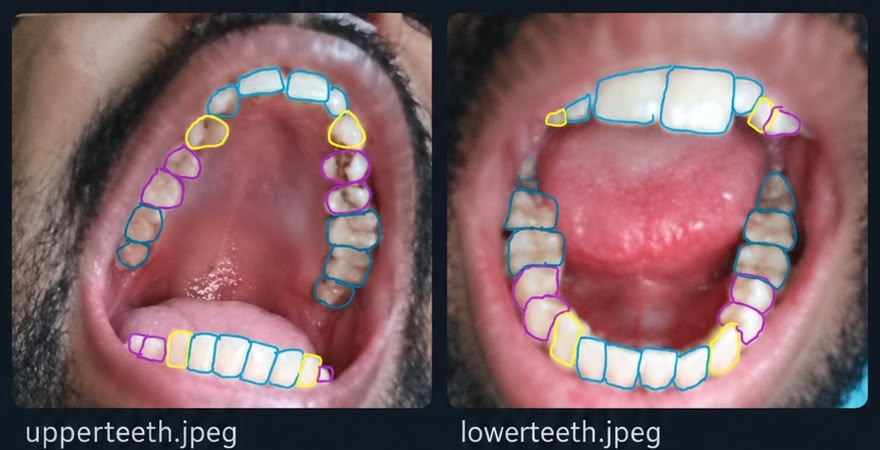
#> input picture photo_area.jpg, 880 x 450 px
$ python evaluate_photo_area.py
#> lines starting #> are read from the running program, lines starting #| are printed output that depends on the picture; after the words box and inside, x2 and y2 are one past the last pixel; in counts of white or black regions, pixels touching at a corner belong together
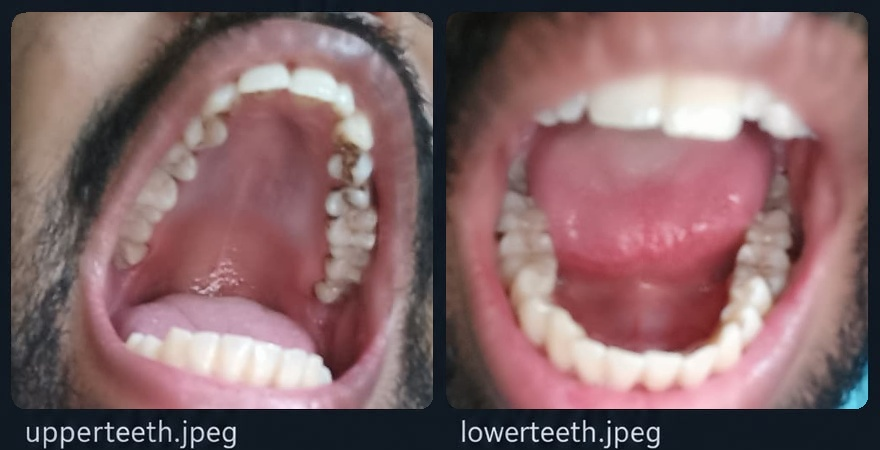
#> input picture photo_area_clean.jpg, 880 x 450 px
#> in main, annotated is the input picture: shape (450, 880, 3); mean B, G, R 101.3, 97.2, 129.3
#> in main, clean is the input picture: shape (450, 880, 3); mean B, G, R 104.8, 102.4, 132.5
#!/usr/bin/env python3
"""Compare the shipped tooth detector to photo_area.jpg's hand-drawn regions.

Run from any directory: python3 tools/evaluate_photo_area.py
Requires numpy, opencv-python and the app's installed Node dependencies.
This extraction profile is specific to the supplied 880x450 image pair.
"""
import argparse
import hashlib
import json
from pathlib import Path
import subprocess

import cv2
import numpy as np

ROOT = Path(__file__).resolve().parents[1]
# Fixed mouth rectangles selected by inspecting the clean photo, not predictions.
# Coordinates are x, y, width, height in the original 880x450 image.
CROPS = {"left": (105, 52, 280, 341), "right": (495, 55, 312, 340)}
CARDS = {"left": (11, 13, 421, 396), "right": (447, 13, 421, 396)}


def region_mask(shape, rectangles):
    mask = np.zeros(shape, np.uint8)
    for x, y, w, h in rectangles:
        mask[y:y+h, x:x+w] = 255
    return mask


def extract_ground_truth(annotated):
    """Fill colored outlines, then extend interiors one pixel toward stroke centers.

    No model output or existing GT JSON is used. The colored strokes themselves
    are not the foreground target. Local closing repairs JPEG/color-mask gaps.
    """
    hsv = cv2.cvtColor(annotated, cv2.COLOR_BGR2HSV)
#> hsv: shape (450, 880, 3); mean H, S, V 101.6, 88.4, 135.1
    h, s, v = cv2.split(hsv)
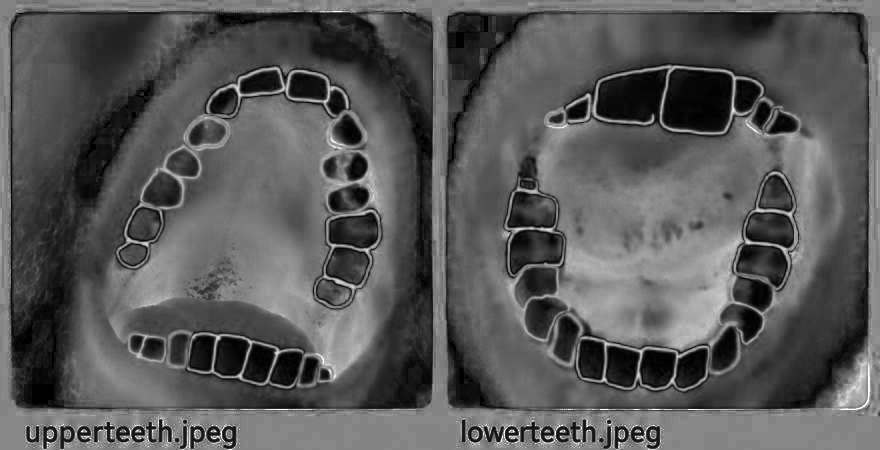
#> s: shape (450, 880); min 0, max 255, mean 88.4
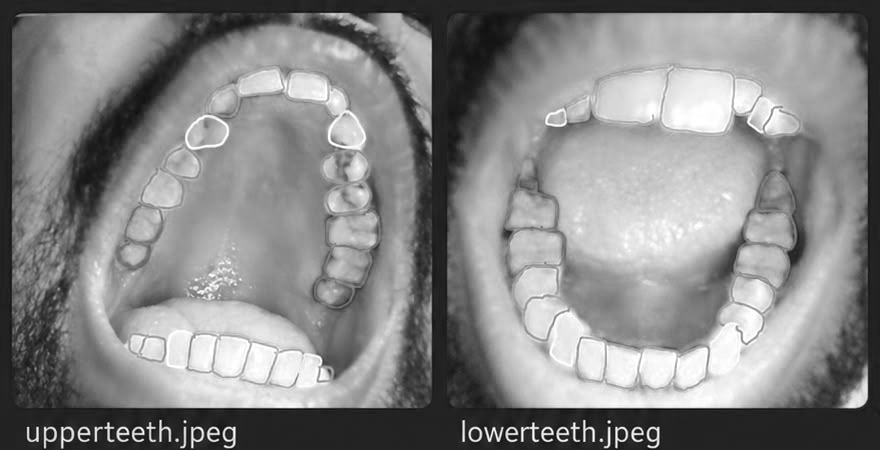
#> v: shape (450, 880); min 6, max 255, mean 135.1
    colors = (((h > 80) & (h < 110) & (s > 55)) |
              ((h > 130) & (h < 165) & (s > 60)) |
              ((h > 22) & (h < 40) & (s > 60) & (v > 140)))
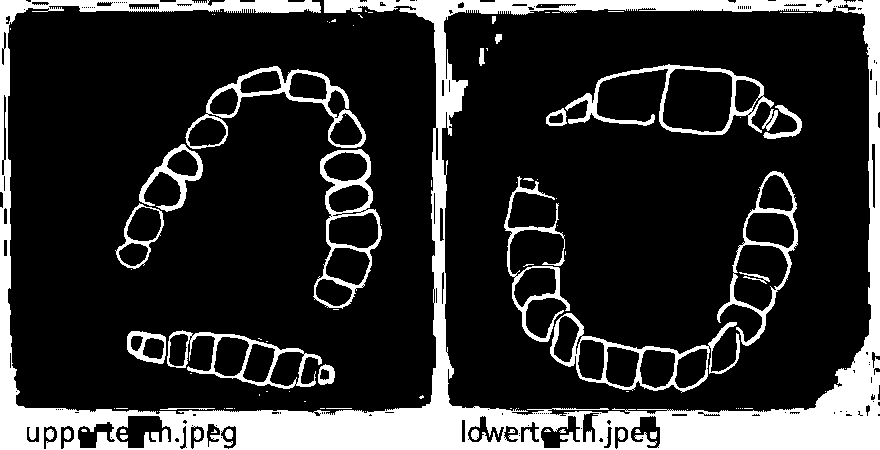
#> colors: shape (450, 880) bool; 18.4% white; 98 white regions (65 under 20 px), largest, box (x1, y1, x2, y2) and area: (0, 0, 880, 450) 54152, (565, 64, 774, 135) 2400, (550, 313, 740, 393) 2371
    # Exclude turquoise card edges, title text and other non-annotation colors.
    allowed = region_mask(h.shape, [(110, 55, 282, 342), (495, 55, 315, 342)]) > 0
    strokes = (colors & allowed).astype(np.uint8) * 255
#> strokes: shape (450, 880); 4.5% white; 35 white regions (19 under 20 px), largest, box (x1, y1, x2, y2) and area: (565, 64, 774, 135) 2400, (550, 313, 740, 393) 2371, (185, 66, 366, 149) 2288
    repaired = strokes.copy()
    # Visible purple/yellow boundary junction has a gap: explicit, auditable repair.
    cv2.line(repaired, (716, 325), (726, 325), 255, 2)
#> repaired: shape (450, 880); 4.5% white; 35 white regions (19 under 20 px), largest, box (x1, y1, x2, y2) and area: (565, 64, 774, 135) 2400, (550, 313, 740, 393) 2399, (185, 66, 366, 149) 2288
    closed = cv2.morphologyEx(repaired, cv2.MORPH_CLOSE, np.ones((5, 5), np.uint8))
#> closed: shape (450, 880); 4.9% white; 6 white regions (2 under 20 px), largest, box (x1, y1, x2, y2) and area: (504, 171, 798, 393) 6753, (115, 66, 382, 310) 6546, (546, 64, 802, 139) 3334, (127, 330, 335, 392) 2790
    _, labels, stats, _ = cv2.connectedComponentsWithStats(255 - closed)
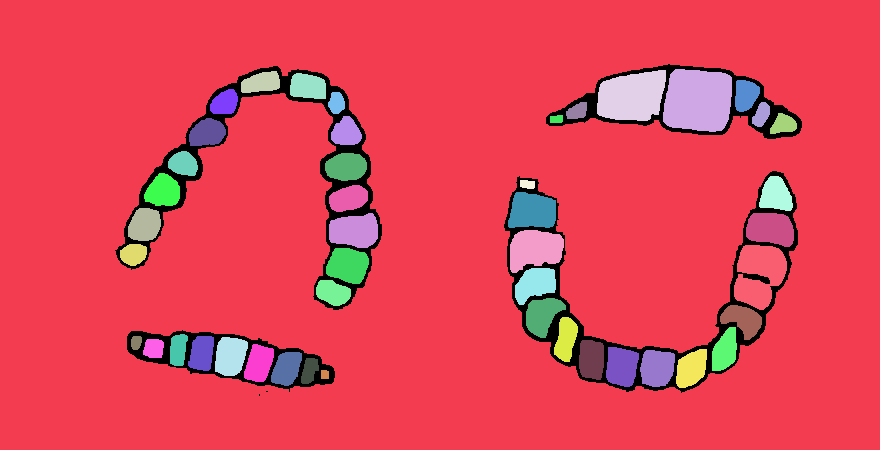
#> labels: shape (450, 880) int32; 48 distinct labels, from 0 to 47; one colour per label, 0 black
#> stats = 48 rows, first 6: [115, 64, 687, 332, 19427], [0, 0, 880, 450, 335842], [663, 69, 69, 63, 3745], [241, 71, 39, 22, 655], [597, 70, 69, 51, 2808], [290, 73, 36, 26, 791]
    ids = [i for i, stat in enumerate(stats) if 40 < stat[cv2.CC_STAT_AREA] < 10000]
#> ids = 46 values from 2 to 47
    interior = np.isin(labels, ids).astype(np.uint8) * 255
#> interior: shape (450, 880); 10.3% white; 46 white regions, largest, box (x1, y1, x2, y2) and area: (663, 69, 732, 132) 3745, (597, 70, 666, 121) 2808, (734, 245, 787, 310) 2394
    gt = cv2.dilate(interior, np.ones((3, 3), np.uint8))
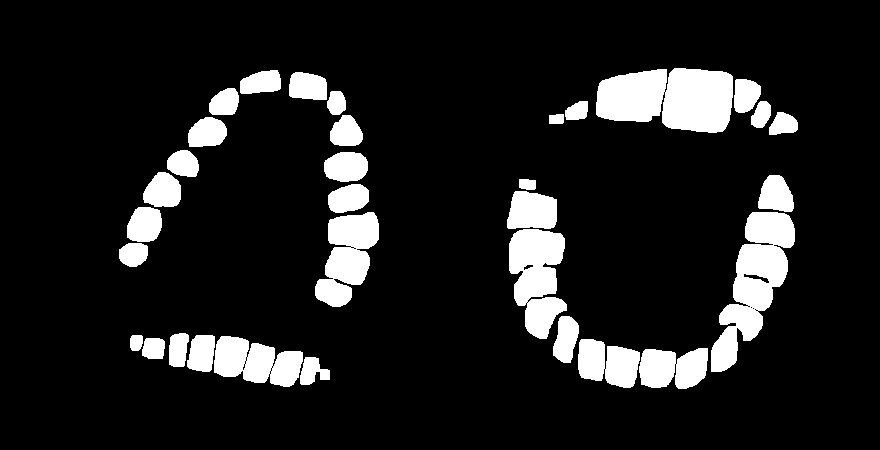
#> gt: shape (450, 880); 11.9% white; 33 white regions, largest, box (x1, y1, x2, y2) and area: (596, 68, 733, 133) 7067, (711, 212, 795, 372) 6178, (509, 229, 567, 339) 4358
    return gt, strokes, len(ids)


def score(gt, pred, valid):
    g, p, m = gt > 0, pred > 0, valid > 0
    tp = int(np.count_nonzero(m & g & p))
    fp = int(np.count_nonzero(m & ~g & p))
    fn = int(np.count_nonzero(m & g & ~p))
    tn = int(np.count_nonzero(m & ~g & ~p))
    def ratio(a, b):
        return a / b if b else None
    return dict(tp=tp, fp=fp, fn=fn, tn=tn, evaluated_pixels=tp+fp+fn+tn,
                iou=ratio(tp, tp+fp+fn), dice=ratio(2*tp, 2*tp+fp+fn),
                precision=ratio(tp, tp+fp), recall=ratio(tp, tp+fn),
                pixel_accuracy=ratio(tp+tn, tp+tn+fp+fn))


def error_overlay(clean, gt, pred, valid):
    out = clean.copy()
    g, p, m = gt > 0, pred > 0, valid > 0
    # BGR: green TP, red FP, blue FN.
    for selected, color in [(m & g & p, (65, 210, 65)),
                            (m & ~g & p, (45, 45, 245)),
                            (m & g & ~p, (245, 110, 35))]:
        out[selected] = (0.3 * out[selected] + 0.7 * np.array(color)).astype(np.uint8)
    return out


def pct(value):
    return 'n/a' if value is None else f'{100 * value:.2f}%'


def main():
    parser = argparse.ArgumentParser(description=__doc__)
    parser.add_argument('--annotated', type=Path, default=ROOT / 'photo_area.jpg')
    parser.add_argument('--clean', type=Path, default=ROOT / 'photo_area_clean.jpg')
    parser.add_argument('--model', type=Path, default=ROOT / 'step2_mouth_ar/public/models/tooth_seg.onnx')
    parser.add_argument('--out', type=Path, default=ROOT / 'evaluation/photo_area')
    args = parser.parse_args()
    annotated, clean = cv2.imread(str(args.annotated)), cv2.imread(str(args.clean))
    if annotated is None or clean is None:
        raise ValueError('Both input images must exist and decode successfully')
    if annotated.shape != (450, 880, 3) or clean.shape != annotated.shape:
        raise ValueError('This extraction profile requires the aligned 880x450 photo_area image pair')
    out = args.out.resolve()
    out.mkdir(parents=True, exist_ok=True)
    gt, strokes, regions = extract_ground_truth(annotated)
#> regions = 46
    valid = region_mask(gt.shape, CARDS.values())
    # An explicitly separate, more permissive score ignores a +/-3 px GT boundary band.
    kernel = cv2.getStructuringElement(cv2.MORPH_ELLIPSE, (7, 7))
    boundary = cv2.dilate(gt, kernel) != cv2.erode(gt, kernel)
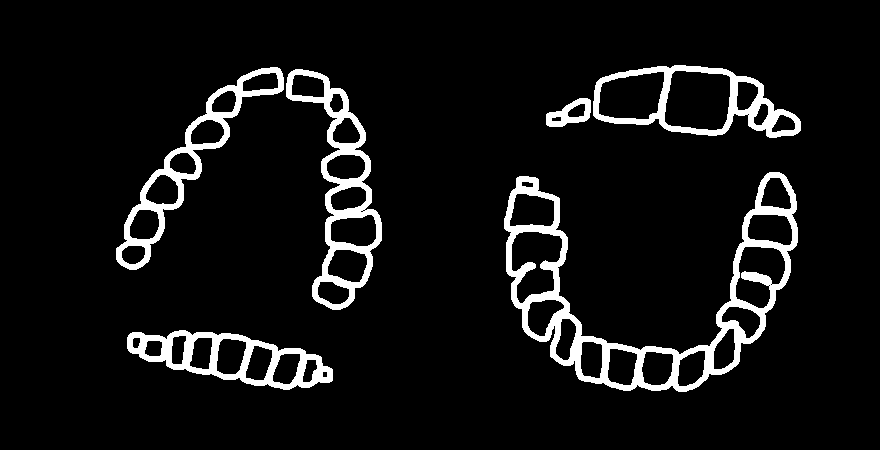
#> boundary: shape (450, 880) bool; 7.2% white; 6 white regions, box (x1, y1, x2, y2) and area: (504, 172, 798, 392) 10748, (286, 69, 382, 310) 5025, (116, 67, 284, 270) 4148, (127, 330, 333, 390) 4078, (593, 65, 801, 138) 3870, (546, 98, 591, 127) 656
    certain = valid.copy()
    certain[boundary] = 0
    for name, data in [('ground_truth_mask', gt), ('annotation_strokes', strokes),
                       ('evaluation_region', valid), ('boundary_ignore', boundary.astype(np.uint8)*255)]:
        cv2.imwrite(str(out / f'{name}.png'), data)
#> this loop made 4 passes
#> name on passes 1 to 4: 'ground_truth_mask', 'annotation_strokes', 'evaluation_region', 'boundary_ignore'

#> (the run stopped early here; a loop or call above may not have finished)
